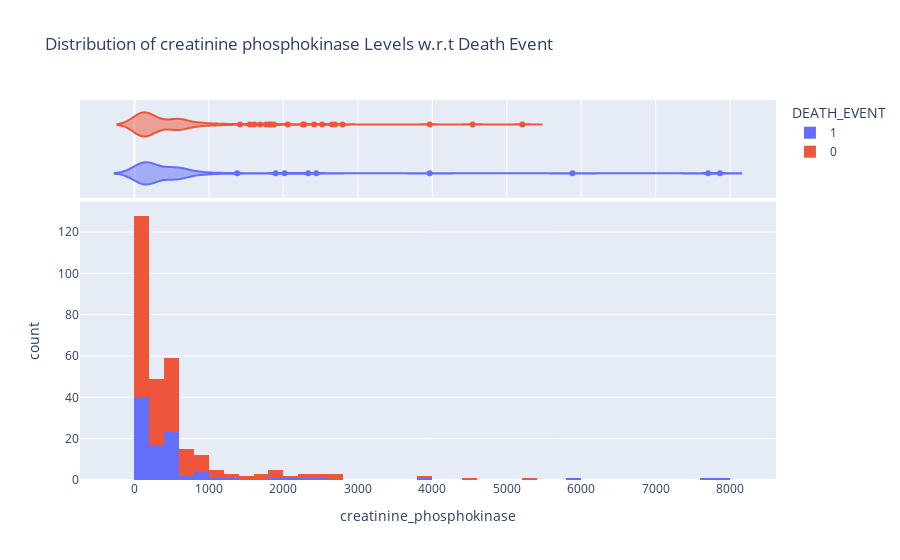

The code cell stored with this chart in its notebook:
### Code cell
utils.constructPxHistogram(data_frame = df, 
                           x = "creatinine_phosphokinase", 
                           color = "DEATH_EVENT",
                           marginal = "violin", 
                           hover_data=df.columns,
                           title = "Distribution of creatinine phosphokinase Levels w.r.t Death Event")

### Figure 1 — Plotly figure (JSON) as saved in the notebook; plotly's stock layout.template omitted (floating-point values rounded to 4 significant figures; data arrays with more than 128 entries replaced by an {"elided": "..."} marker saying what was removed)
{"data": [{"alignmentgroup": "True", "bingroup": "x", "hovertemplate": "DEATH_EVENT=1<br>creatinine_phosphokinase=%{x}<br>count=%{y}<extra></extra>", "legendgroup": "1", "marker": {"color": "#636efa", "pattern": {"shape": ""}}, "name": "1", "offsetgroup": "1", "orientation": "v", "showlegend": true, "type": "histogram", "x": [582, 7861, 146, 111, 160, 47, 246, 315, 157, 123, 81, 231, 981, 168, 379, 149, 582, 125, 582, 128, 220, 582, 148, 112, 122, 60, 70, 582, 23, 249, 94, 582, 60, 855, 235, 582, 124, 571, 588, 582, 1380, 582, 553, 129, 577, 91, 3964, 69, 260, 371, 789, 364, 7702, 318, 582, 68, 250, 110, 161, 113, 5882, 582, 47, 76, 280, 154, 328, 129, 143, 582, 582, 168, 805, 943, 582, 233, 2334, 2442, 776, 66, 176, 395, 99, 145, 104, 582, 1896, 582, 418, 131, 427, 582, 166, 2017, 258, 1199], "xaxis": "x", "yaxis": "y"}, {"alignmentgroup": "True", "customdata": {"elided": "96x12 float values"}, "hovertemplate": "DEATH_EVENT=%{customdata[11]}<br>creatinine_phosphokinase=%{x}<br>age=%{customdata[0]}<br>anaemia=%{customdata[1]}<br>diabetes=%{customdata[2]}<br>ejection_fraction=%{customdata[3]}<br>high_blood_pressure=%{customdata[4]}<br>platelets=%{customdata[5]}<br>serum_creatinine=%{customdata[6]}<br>serum_sodium=%{customdata[7]}<br>sex=%{customdata[8]}<br>smoking=%{customdata[9]}<br>time=%{customdata[10]}<extra></extra>", "legendgroup": "1", "marker": {"color": "#636efa"}, "name": "1", "offsetgroup": "1", "scalegroup": "x", "showlegend": false, "type": "violin", "x": [582, 7861, 146, 111, 160, 47, 246, 315, 157, 123, 81, 231, 981, 168, 379, 149, 582, 125, 582, 128, 220, 582, 148, 112, 122, 60, 70, 582, 23, 249, 94, 582, 60, 855, 235, 582, 124, 571, 588, 582, 1380, 582, 553, 129, 577, 91, 3964, 69, 260, 371, 789, 364, 7702, 318, 582, 68, 250, 110, 161, 113, 5882, 582, 47, 76, 280, 154, 328, 129, 143, 582, 582, 168, 805, 943, 582, 233, 2334, 2442, 776, 66, 176, 395, 99, 145, 104, 582, 1896, 582, 418, 131, 427, 582, 166, 2017, 258, 1199], "xaxis": "x2", "yaxis": "y2"}, {"alignmentgroup": "True", "bingroup": "x", "hovertemplate": "DEATH_EVENT=0<br>creatinine_phosphokinase=%{x}<br>count=%{y}<extra></extra>", "legendgroup": "0", "marker": {"color": "#EF553B", "pattern": {"shape": ""}}, "name": "0", "offsetgroup": "0", "orientation": "v", "showlegend": true, "type": "histogram", "x": {"elided": "203 int values"}, "xaxis": "x", "yaxis": "y"}, {"alignmentgroup": "True", "customdata": {"elided": "203x12 float values"}, "hovertemplate": "DEATH_EVENT=%{customdata[11]}<br>creatinine_phosphokinase=%{x}<br>age=%{customdata[0]}<br>anaemia=%{customdata[1]}<br>diabetes=%{customdata[2]}<br>ejection_fraction=%{customdata[3]}<br>high_blood_pressure=%{customdata[4]}<br>platelets=%{customdata[5]}<br>serum_creatinine=%{customdata[6]}<br>serum_sodium=%{customdata[7]}<br>sex=%{customdata[8]}<br>smoking=%{customdata[9]}<br>time=%{customdata[10]}<extra></extra>", "legendgroup": "0", "marker": {"color": "#EF553B"}, "name": "0", "offsetgroup": "0", "scalegroup": "x", "showlegend": false, "type": "violin", "x": {"elided": "203 int values"}, "xaxis": "x2", "yaxis": "y2"}], "layout": {"barmode": "relative", "legend": {"title": {"text": "DEATH_EVENT"}, "tracegroupgap": 0}, "title": {"text": "Distribution of creatinine phosphokinase Levels w.r.t Death Event"}, "xaxis": {"anchor": "y", "domain": [0, 1], "title": {"text": "creatinine_phosphokinase"}}, "xaxis2": {"anchor": "y2", "domain": [0, 1], "matches": "x", "showgrid": true, "showticklabels": false}, "yaxis": {"anchor": "x", "domain": [0, 0.7326], "title": {"text": "count"}}, "yaxis2": {"anchor": "x2", "domain": [0.7426, 1], "matches": "y2", "showgrid": false, "showline": false, "showticklabels": false, "ticks": ""}}}
